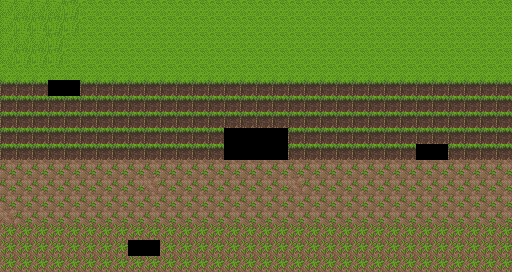

This is a level from a 2D game, rendered from its Tiled map with the project's own tilesets. A one-line summary and the complete map file follow:
An orthogonal 32x17 tile map with 16x16 px tiles, 1 tile layer (Tile Layer 1).

<map version="1.8" tiledversion="1.8.1" orientation="orthogonal" renderorder="right-down" width="32" height="17" tilewidth="16" tileheight="16" infinite="0" nextlayerid="3" nextobjectid="18">
 <editorsettings>
  <export target="map.csv" format="csv" />
 </editorsettings>
 <tileset firstgid="1" source="tile.tsx" />
 <layer id="1" name="Tile Layer 1" width="32" height="17">
  <data encoding="csv">
9,9,9,9,10,8,8,8,8,8,8,8,8,8,8,8,8,8,8,8,8,8,8,8,8,8,8,8,8,8,8,8,
9,10,10,10,10,8,8,8,8,8,8,8,8,8,8,8,8,8,8,8,8,8,8,8,8,8,8,8,8,8,8,8,
9,9,9,10,8,8,8,8,8,8,8,8,8,8,8,8,8,8,8,8,8,8,8,8,8,8,8,8,8,8,8,8,
9,10,10,10,8,8,8,8,8,8,8,8,8,8,8,8,8,8,8,8,8,8,8,8,8,8,8,8,8,8,8,8,
8,8,8,8,8,8,8,8,8,8,8,8,8,8,8,8,8,8,8,8,8,8,8,8,8,8,8,8,8,8,8,8,
13,13,13,0,0,13,13,13,13,13,13,13,13,13,13,13,13,13,13,13,13,13,13,13,13,13,13,13,13,13,13,13,
13,13,13,13,13,13,13,13,13,13,13,13,13,13,13,13,13,13,13,13,13,13,13,13,13,13,13,13,13,13,13,13,
13,13,13,13,13,13,13,13,13,13,13,13,13,13,13,13,13,13,13,13,13,13,13,13,13,13,13,13,13,13,13,13,
13,13,13,13,13,13,13,13,13,13,13,13,13,13,0,0,39,40,13,13,13,13,13,13,13,13,13,13,13,13,13,13,
13,13,13,13,13,13,13,13,13,13,13,13,13,13,0,0,45,46,13,13,13,13,13,13,13,13,0,0,13,13,13,13,
21,21,21,21,21,21,21,21,21,21,21,21,21,21,21,21,21,21,21,21,21,21,21,21,21,21,21,21,21,21,21,21,
21,21,21,21,21,21,21,21,21,20,21,21,21,21,21,21,21,21,20,21,21,21,21,21,21,21,21,21,21,21,21,21,
21,21,21,21,21,21,21,21,21,21,21,21,21,21,21,21,21,21,21,21,21,21,21,21,21,21,21,21,21,21,21,21,
20,21,21,21,21,21,21,21,21,21,21,21,21,21,21,21,21,21,21,21,21,21,21,21,21,21,21,21,21,21,21,21,
22,22,22,22,22,22,22,22,22,22,22,22,22,22,22,22,22,22,22,22,22,22,22,22,22,22,22,22,22,22,22,22,
22,22,22,22,22,22,22,22,0,0,22,22,22,22,22,22,22,22,22,22,22,22,22,22,22,22,22,22,22,22,22,22,
22,22,22,22,22,22,22,22,22,22,22,22,22,22,22,22,22,22,22,22,22,22,22,22,22,22,22,22,22,22,22,22
</data>
 </layer>
 <objectgroup id="2" name="Obstacles" visible="0" />
</map>